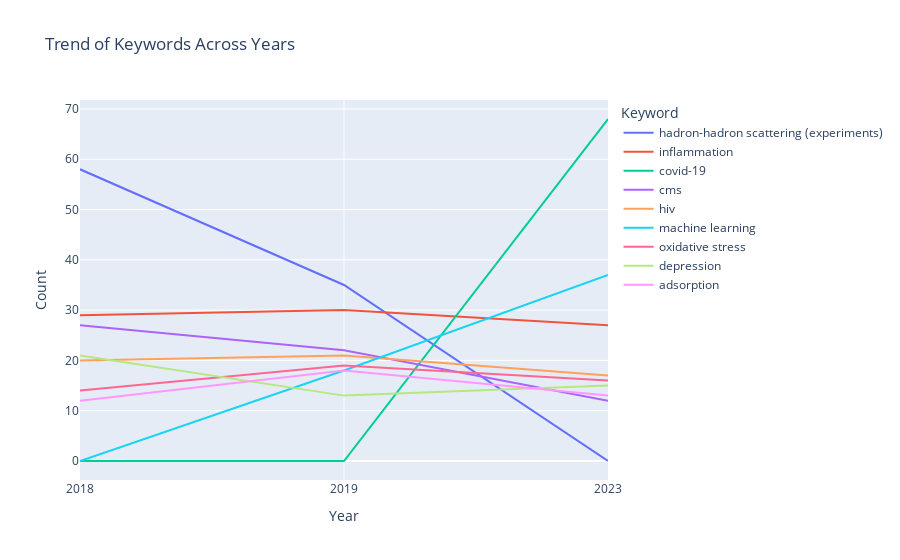

The notebook cell saved with this chart:
### Code cell
import plotly.express as px

merge2=merge2[merge2['Keywords']!='thailand']
merge2=merge2[merge2['Total']>=20]
# Melt the data to long format
melted = merge2.melt(id_vars='Keywords', 
                     value_vars=['2018_Count', '2019_Count', '2023_Count'], 
                     var_name='Year', 
                     value_name='Count')
melted['Year'] = melted['Year'].str.replace('_Count', '')

# Create the line plot
fig = px.line(melted, x='Year', y='Count', color='Keywords', 
              title='Trend of Keywords Across Years', 
              labels={'Year': 'Year', 'Count': 'Count', 'Keywords': 'Keyword'})

# Show the plot
fig.show()

### Figure 1 — Plotly figure (JSON) as saved in the notebook; plotly's stock layout.template omitted (floating-point values rounded to 4 significant figures)
{"data": [{"hovertemplate": "Keyword=hadron-hadron scattering (experiments)<br>Year=%{x}<br>Count=%{y}<extra></extra>", "legendgroup": "hadron-hadron scattering (experiments)", "line": {"color": "#636efa", "dash": "solid"}, "marker": {"symbol": "circle"}, "mode": "lines", "name": "hadron-hadron scattering (experiments)", "orientation": "v", "showlegend": true, "type": "scatter", "x": ["2018", "2019", "2023"], "xaxis": "x", "y": [58, 35, 0], "yaxis": "y"}, {"hovertemplate": "Keyword=inflammation<br>Year=%{x}<br>Count=%{y}<extra></extra>", "legendgroup": "inflammation", "line": {"color": "#EF553B", "dash": "solid"}, "marker": {"symbol": "circle"}, "mode": "lines", "name": "inflammation", "orientation": "v", "showlegend": true, "type": "scatter", "x": ["2018", "2019", "2023"], "xaxis": "x", "y": [29, 30, 27], "yaxis": "y"}, {"hovertemplate": "Keyword=covid-19<br>Year=%{x}<br>Count=%{y}<extra></extra>", "legendgroup": "covid-19", "line": {"color": "#00cc96", "dash": "solid"}, "marker": {"symbol": "circle"}, "mode": "lines", "name": "covid-19", "orientation": "v", "showlegend": true, "type": "scatter", "x": ["2018", "2019", "2023"], "xaxis": "x", "y": [0, 0, 68], "yaxis": "y"}, {"hovertemplate": "Keyword=cms<br>Year=%{x}<br>Count=%{y}<extra></extra>", "legendgroup": "cms", "line": {"color": "#ab63fa", "dash": "solid"}, "marker": {"symbol": "circle"}, "mode": "lines", "name": "cms", "orientation": "v", "showlegend": true, "type": "scatter", "x": ["2018", "2019", "2023"], "xaxis": "x", "y": [27, 22, 12], "yaxis": "y"}, {"hovertemplate": "Keyword=hiv<br>Year=%{x}<br>Count=%{y}<extra></extra>", "legendgroup": "hiv", "line": {"color": "#FFA15A", "dash": "solid"}, "marker": {"symbol": "circle"}, "mode": "lines", "name": "hiv", "orientation": "v", "showlegend": true, "type": "scatter", "x": ["2018", "2019", "2023"], "xaxis": "x", "y": [20, 21, 17], "yaxis": "y"}, {"hovertemplate": "Keyword=machine learning<br>Year=%{x}<br>Count=%{y}<extra></extra>", "legendgroup": "machine learning", "line": {"color": "#19d3f3", "dash": "solid"}, "marker": {"symbol": "circle"}, "mode": "lines", "name": "machine learning", "orientation": "v", "showlegend": true, "type": "scatter", "x": ["2018", "2019", "2023"], "xaxis": "x", "y": [0, 18, 37], "yaxis": "y"}, {"hovertemplate": "Keyword=oxidative stress<br>Year=%{x}<br>Count=%{y}<extra></extra>", "legendgroup": "oxidative stress", "line": {"color": "#FF6692", "dash": "solid"}, "marker": {"symbol": "circle"}, "mode": "lines", "name": "oxidative stress", "orientation": "v", "showlegend": true, "type": "scatter", "x": ["2018", "2019", "2023"], "xaxis": "x", "y": [14, 19, 16], "yaxis": "y"}, {"hovertemplate": "Keyword=depression<br>Year=%{x}<br>Count=%{y}<extra></extra>", "legendgroup": "depression", "line": {"color": "#B6E880", "dash": "solid"}, "marker": {"symbol": "circle"}, "mode": "lines", "name": "depression", "orientation": "v", "showlegend": true, "type": "scatter", "x": ["2018", "2019", "2023"], "xaxis": "x", "y": [21, 13, 15], "yaxis": "y"}, {"hovertemplate": "Keyword=adsorption<br>Year=%{x}<br>Count=%{y}<extra></extra>", "legendgroup": "adsorption", "line": {"color": "#FF97FF", "dash": "solid"}, "marker": {"symbol": "circle"}, "mode": "lines", "name": "adsorption", "orientation": "v", "showlegend": true, "type": "scatter", "x": ["2018", "2019", "2023"], "xaxis": "x", "y": [12, 18, 13], "yaxis": "y"}], "layout": {"legend": {"title": {"text": "Keyword"}, "tracegroupgap": 0}, "title": {"text": "Trend of Keywords Across Years"}, "xaxis": {"anchor": "y", "domain": [0, 1], "title": {"text": "Year"}}, "yaxis": {"anchor": "x", "domain": [0, 1], "title": {"text": "Count"}}}}
